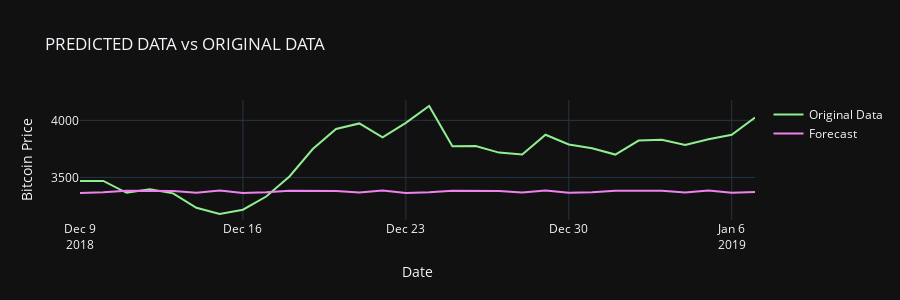

Source (notebook cell):
### Code cell
fig = go.Figure()

fig.add_trace(go.Scatter(x = df_test['date'], y = df_test['price'], marker_color='lightgreen', name='Original Data'))
fig.add_trace(go.Scatter(x = df_test['date'], y = predictions, marker_color='violet', name='Forecast'))

fig.update_layout(title = 'PREDICTED DATA vs ORIGINAL DATA', template = 'plotly_dark', height=300)
fig.update_xaxes(title='Date')
fig.update_yaxes(title='Bitcoin Price')

fig.show()

### Figure 1 — Plotly figure (JSON) as saved in the notebook; plotly's stock layout.template omitted (floating-point values rounded to 4 significant figures)
{"data": [{"marker": {"color": "lightgreen"}, "name": "Original Data", "type": "scatter", "x": ["2018-12-09", "2018-12-10", "2018-12-11", "2018-12-12", "2018-12-13", "2018-12-14", "2018-12-15", "2018-12-16", "2018-12-17", "2018-12-18", "2018-12-19", "2018-12-20", "2018-12-21", "2018-12-22", "2018-12-23", "2018-12-24", "2018-12-25", "2018-12-26", "2018-12-27", "2018-12-28", "2018-12-29", "2018-12-30", "2018-12-31", "2019-01-01", "2019-01-02", "2019-01-03", "2019-01-04", "2019-01-05", "2019-01-06", "2019-01-07"], "y": [3469.0, 3470.0, 3365.0, 3396.0, 3361.0, 3234.0, 3180.0, 3217.0, 3333.0, 3509.0, 3749.0, 3924.0, 3973.0, 3852.0, 3979.0, 4126.0, 3774.0, 3775.0, 3718.0, 3701.0, 3874.0, 3789.0, 3757.0, 3701.0, 3823.0, 3830.0, 3785.0, 3835.0, 3874.0, 4025.0]}, {"marker": {"color": "violet"}, "name": "Forecast", "type": "scatter", "x": ["2018-12-09", "2018-12-10", "2018-12-11", "2018-12-12", "2018-12-13", "2018-12-14", "2018-12-15", "2018-12-16", "2018-12-17", "2018-12-18", "2018-12-19", "2018-12-20", "2018-12-21", "2018-12-22", "2018-12-23", "2018-12-24", "2018-12-25", "2018-12-26", "2018-12-27", "2018-12-28", "2018-12-29", "2018-12-30", "2018-12-31", "2019-01-01", "2019-01-02", "2019-01-03", "2019-01-04", "2019-01-05", "2019-01-06", "2019-01-07"], "y": [3364.0, 3370.0, 3383.0, 3381.0, 3381.0, 3367.0, 3385.0, 3364.0, 3370.0, 3383.0, 3381.0, 3382.0, 3367.0, 3385.0, 3365.0, 3371.0, 3384.0, 3382.0, 3382.0, 3368.0, 3386.0, 3365.0, 3371.0, 3384.0, 3382.0, 3383.0, 3368.0, 3386.0, 3366.0, 3372.0]}], "layout": {"height": 300, "title": {"text": "PREDICTED DATA vs ORIGINAL DATA"}, "xaxis": {"title": {"text": "Date"}}, "yaxis": {"title": {"text": "Bitcoin Price"}}}}
